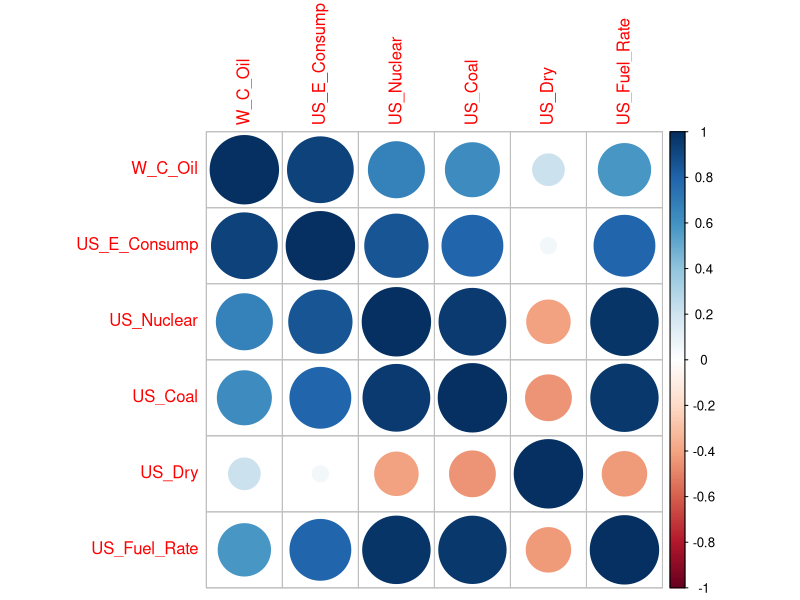
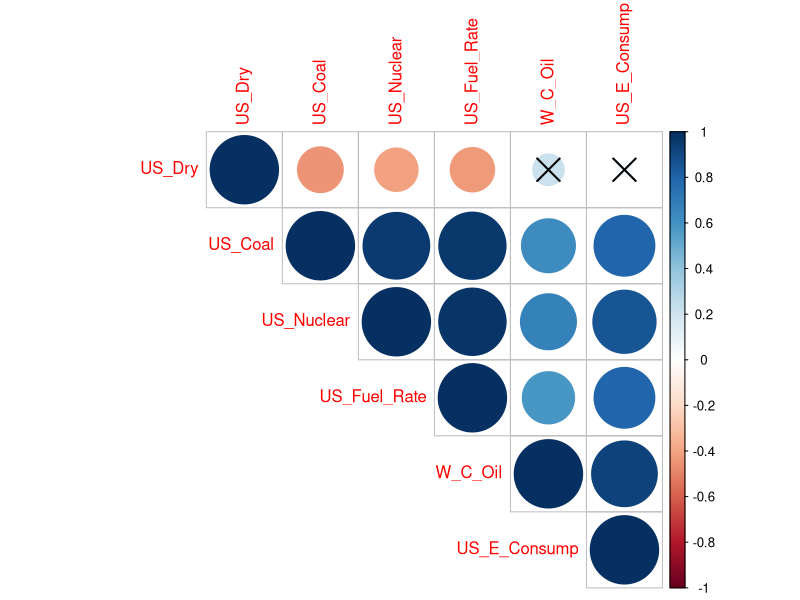

Generate these figures, in order, with R:
library(corrplot)
library(ggplot2)
library(tidyverse)
library(corrplot)


#Develop a multiple regression model to predict the
#world production of crude oil
setwd('C:/Users/600037209/Documents/Classes/Data')
oildata = read.csv('Crude Oil Production MLR.csv')
names(oildata)

names(oildata) = c('W_C_Oil','US_E_Consump','US_Nuclear','US_Coal','US_Dry','US_Fuel_Rate')



str(oildata)




# Checking the correlations


M = cor(oildata)
head(round(M,2))

corrplot(M, method = 'circle')

cor.mtest =function(mat) {
    mat = as.matrix(mat)
    n = ncol(mat)
    p.mat= matrix(NA, n, n)
    diag(p.mat) = 0
    
    for (i in 1:(n - 1)) {
        for (j in (i + 1):n) {
            # loopval =   paste('i=',i,'j=',j)
            # print(loopval)
            tmp = cor.test(mat[, i], mat[, j])
            p.mat[i, j] = p.mat[j, i] = tmp$p.value
        }
    }
    colnames(p.mat) = rownames(p.mat) = colnames(mat)
    p.mat
}
# matrix of the p-value of the correlation
p.mat=cor.mtest(oildata)
head(p.mat[, 1:4])

cor.test(oildata$W_C_Oil, oildata$US_E_Consump)
cor.test(oildata$W_C_Oil, oildata$US_Dry)



corrplot(M, type="upper", order="hclust", 
         p.mat = p.mat, sig.level = 0.05)


oilLM_fuel = lm(W_C_Oil ~ US_Fuel_Rate, data=oildata)
summary(oilLM_fuel)

oilLM_coal = lm(W_C_Oil ~ US_Coal, data=oildata)
summary(oilLM_coal)

oilLM_fuel_coal = lm(W_C_Oil ~ US_Fuel_Rate+ US_Coal, data=oildata)
summary(oilLM_fuel_coal)

oilLM_fuel_coal_int = lm(W_C_Oil ~ US_Fuel_Rate+ US_Coal+US_Coal:US_Fuel_Rate, data=oildata)
summary(oilLM_fuel_coal_int)

coalLM_vif = lm(US_Coal ~ US_E_Consump+US_Nuclear+US_Dry+US_Fuel_Rate, data=oildata)
summary(coalLM_vif)

# VIF = 1 / (1 - Rsq)
# 1/(1-.9442) = 17.92

library(car)

oilLM_all = lm(W_C_Oil ~ US_E_Consump+US_Nuclear+US_Coal+US_Dry+US_Fuel_Rate, data=oildata)
vif(oilLM_all)

oilLM_2_4 = lm(W_C_Oil ~ US_E_Consump+US_Fuel_Rate, data=oildata)
vif(oilLM_2_4)

 

